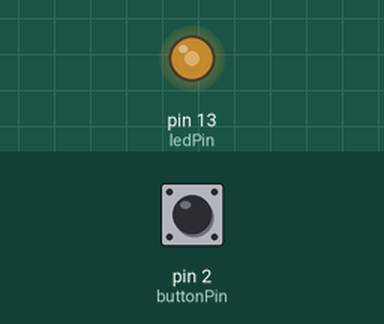
The sketch below on a simulated Arduino Uno, built with avr-gcc and run on an emulated ATmega328P. Parts: output pins drawn as LEDs (lit = HIGH). The test bench sets the inputs (shaded band); at power-on: pin 2 (buttonPin) HIGH.

Above: at 1.2 s.
1.3 s: pin 2 (buttonPin) pulled LOW for 0.15 s
At 1.42 s:
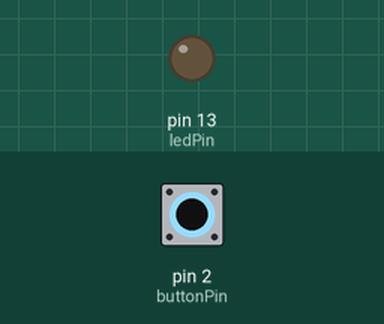
2.9 s: pin 2 (buttonPin) pulled LOW for 1 s
At 4.3 s:
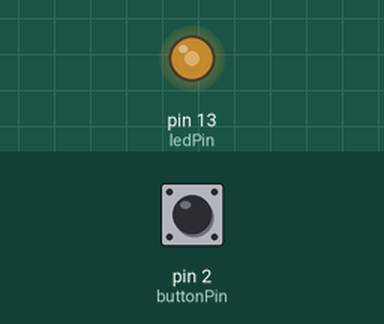
5.4 s: pin 2 (buttonPin) pulled LOW for 0.15 s
At 5.52 s:
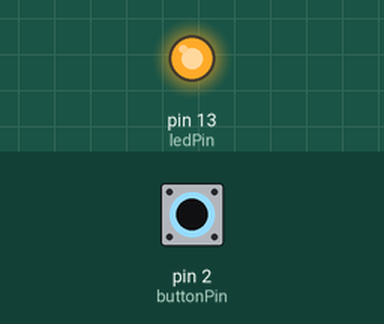
Timing chart, 0 to 8.4 s (numbered marks = the images above; inputs shaded):
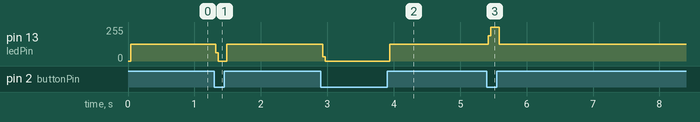

The sketch:

toggle_buttonLed_V2.ino
```cpp
int ledPin = 13;
int buttonPin = 2;

int ledState = HIGH;
int buttonCurrent;
int buttonPrevious = LOW;


void setup() {
  // put your setup code here, to run once:
  pinMode(buttonPin, INPUT_PULLUP);
  pinMode(ledPin, OUTPUT);

}

void loop() {
  // put your main code here, to run repeatedly:
  buttonCurrent = digitalRead(buttonPin);

  if (buttonCurrent == HIGH && buttonPrevious == LOW)
  {
    if (ledState == HIGH)
    {
      ledState = LOW;
    }
    else
    {
      ledState = HIGH;
    }
  }

  digitalWrite(ledPin, ledState);


}
```

Measured:
- after the input at 1.3 s, pin 13 (ledPin): 126/255 → 0/255 at once, → 126/255 0.17 s later
- after the input at 2.9 s, pin 13 (ledPin): 126/255 → 0/255 at once, → 126/255 1.0 s later
- after the input at 5.4 s, pin 13 (ledPin): 126/255 → 255/255 at once, → 126/255 0.17 s later
